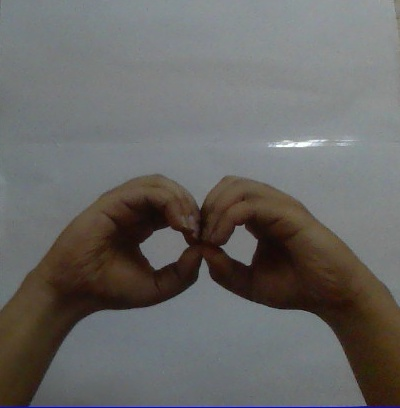
#> input picture data2/train/B/1.jpg, 400 x 408 px
$ jupyter execute preprocessing.ipynb
#> lines starting #> are read from the running program, lines starting #| are printed output that depends on the picture; after the words box and inside, x2 and y2 are one past the last pixel; in counts of white or black regions, pixels touching at a corner belong together
[cell 1]
import numpy as np
import cv2
import os
import csv

minValue = 70
def func(path):
    frame = cv2.imread(path)

    gray = cv2.cvtColor(frame, cv2.COLOR_BGR2GRAY)
    blur = cv2.GaussianBlur(gray,(5,5),2)

    th3 = cv2.adaptiveThreshold(blur,255,cv2.ADAPTIVE_THRESH_GAUSSIAN_C,cv2.THRESH_BINARY_INV,11,2)
    ret, res = cv2.threshold(th3, minValue, 255, cv2.THRESH_BINARY_INV+cv2.THRESH_OTSU)
    return res


if not os.path.exists("data3"):
    os.makedirs("data3")
if not os.path.exists("data3/train"):
    os.makedirs("data3/train")
if not os.path.exists("data3/test"):
    os.makedirs("data3/test")
path="data2/train"
path1 = "data3"
a=['label']

for i in range(64*64):
    a.append("pixel"+str(i))


#outputLine = a.tolist()


label=0
var = 0
c1 = 0
c2 = 0

for (dirpath,dirnames,filenames) in os.walk(path):
    for dirname in dirnames:
        print(dirname)
        for(direcpath,direcnames,files) in os.walk(path+"/"+dirname):
       	    if not os.path.exists(path1+"/train/"+dirname):
                os.makedirs(path1+"/train/"+dirname)
            elif not os.path.exists(path1+"/test/"+dirname):
                os.makedirs(path1+"/test/"+dirname)
            # num=0.75*len(files)
            num = 100000000000000000
            i=0
            for file in files:
                var+=1
                actual_path=path+"/"+dirname+"/"+file
                actual_path1=path1+"/"+"train/"+dirname+"/"+file
                actual_path2=path1+"/"+"test/"+dirname+"/"+file
                img = cv2.imread(actual_path, 0)
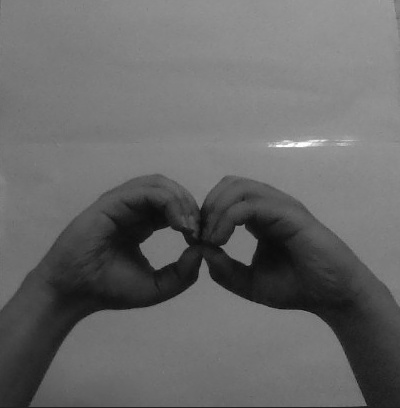
#> img: shape (408, 400); min 10, max 255, mean 104.7
                bw_image = func(actual_path)
#> in func, frame is the input picture: shape (408, 400, 3); mean B, G, R 102.8, 104.5, 105.7
#> in func, `th3 = cv2.adaptiveThreshold(blur,255,cv2.ADAPTIVE_THRESH_GAUSSIAN_C,cv..`:
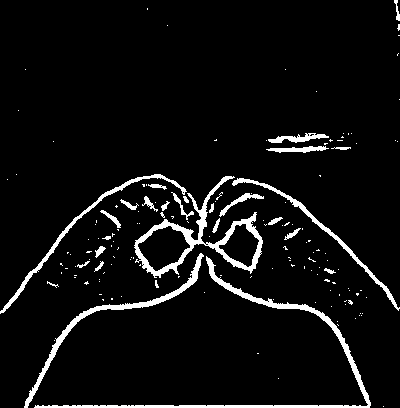
#> th3: shape (408, 400); 5.9% white; 155 white regions (127 under 20 px), largest, box (x1, y1, x2, y2) and area: (34, 256, 371, 408) 2202, (134, 176, 263, 278) 2139, (24, 253, 204, 408) 1335
#> in func, `ret, res = cv2.threshold(th3, minValue, 255, cv2.THRESH_BINARY_INV+cv2..`: ret = 0
                if i<num:
                    c1 += 1
                    cv2.imwrite(actual_path1 , bw_image)
                else:
                    c2 += 1
                    cv2.imwrite(actual_path2 , bw_image)

                i=i+1

        label=label+1
print(var)
print(c1)
print(c2)
